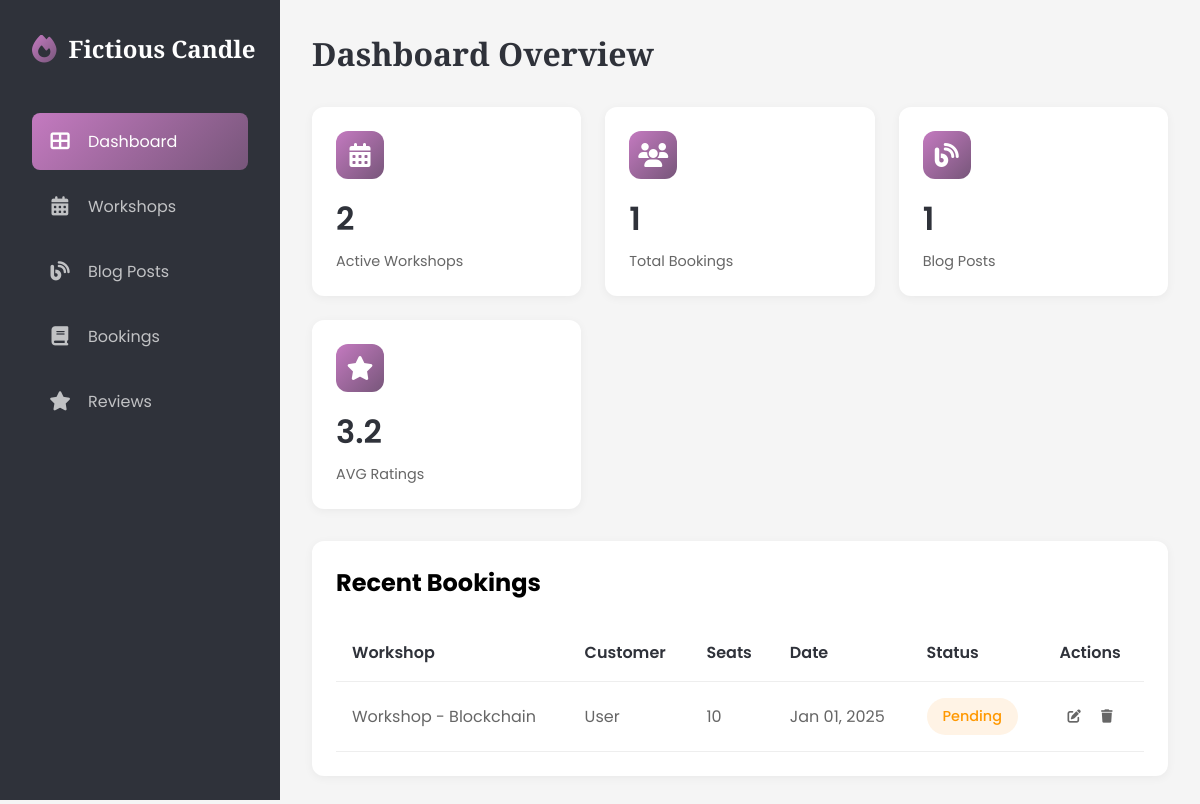
The page /dashboard/ (signed in) on the database its author committed.
### candle/models.py (models this page shows, shortened)
class Booking(models.Model):
    STATUS_CHOICES = [
        ('confirmed', 'Confirmed'),
        ('pending', 'Pending'),
        ('cancelled', 'Cancelled'),
    ]
    user = models.ForeignKey(User, on_delete=models.CASCADE, related_name='bookings', related_query_name='booking')
    workshop = models.ForeignKey(CandleWorkshop, on_delete=models.CASCADE, related_name='bookings', related_query_name='booking')
    booking_date = models.DateTimeField(auto_now_add=True)
    number_of_seats = models.IntegerField()
    status = models.CharField(
        max_length=10,
        choices=STATUS_CHOICES,
        default='pending'
    )
    class Meta:
        ordering = ['-booking_date']

class CandleWorkshop(models.Model):
    title = models.CharField(max_length=255)
    description = models.TextField()
    duration = models.FloatField(
        help_text='Duration of the workshop in hours (e.g., 1.5 for 1.5 hours)'
    )
    thumbnail = models.ImageField(
        upload_to='workshop_thumbnails/',
        null=True,
        blank=True,
        help_text='Featured image for the workshop'
    )
    date = models.DateField()
    time = models.TimeField()
    price = models.DecimalField(max_digits=10, decimal_places=2)
    capacity = models.IntegerField()
    class Meta:
        ordering = ("-date",)

### candle/views.py (the view)
# urls.py: path("",DashboardView.as_view(),name="dashboard")
class DashboardView(LoginRequiredMixin,TemplateView):
    template_name = "candle/dashboard/home.html"
    def get_context_data(self, **kwargs):
        context = super().get_context_data(**kwargs)
        user = self.request.user
        if user.is_superuser:
            context['recent_bookings'] = Booking.objects.all()[:6]
            context['active_workshops'] = CandleWorkshop.objects.count()
            context['total_bookings'] = Booking.objects.count()
            context['total_blog_posts'] = Blogpost.objects.count()
            context['average_rating'] = Review.get_average_rating()
        else:
            context['recent_bookings'] = Booking.objects.filter(user=user)[:6]
            context['total_bookings'] = Booking.objects.filter(user=user).count()
            context['total_blog_posts'] = Blogpost.objects.filter(author=user).count()
            context['average_rating'] = Review.get_average_rating(user=user)
        return context

### candle/context_processors.py (called while the page is built)
def company_info(request):
    config = {
        "latest_blogs":Blogpost.objects.all()[:6],
        "latest_workshops":CandleWorkshop.objects.all()[:6]
    }
    try:
        config.update(Config.objects.first().as_dict())
    except Exception as e:
        pass
    return config

### candle/models.py (called while the page is built)
    def as_dict(self):
        return {
            'site_name': self.site_name or '',
            'site_title': self.site_title or '',
            'site_description': self.site_description or '',
            'facebook_url': self.facebook_url or '',
            'instagram_url': self.instagram_url or '',
            "pinterest_url": self.pinterest_url or ""
        }

    @classmethod
    def get_average_rating(cls, user=None):
        reviews = cls.objects.all()
        if user:
            reviews = reviews.filter(user=user)
        avg_rating = reviews.aggregate(models.Avg('rating'))['rating__avg']
        return round(avg_rating, 1) if avg_rating else 0

### candle/templates/candle/dashboard/home.html (shortened to what this page needs)
{% extends 'candle/dashboard/base.html' %}
{% block content %}
<main class="main-content">
    <div class="page-header">
        <h1 class="page-title">Dashboard Overview</h1>
    </div>
    <div class="dashboard-grid">
        {% if user.is_superuser %}
        <div class="stat-card">
            <div class="stat-header">
                <div class="stat-icon">
                    <i class="fas fa-calendar-alt"></i>
                </div>
            </div>
            <div class="stat-value">{{active_workshops}}</div>
            <div class="stat-label">Active Workshops</div>
        </div>
        {% endif %}
        <div class="stat-card">
            <div class="stat-header">
                <div class="stat-icon">
                    <i class="fas fa-users"></i>
                </div>
            </div>
            <div class="stat-value">{{total_bookings}}</div>
            <div class="stat-label">{% if not user.is_superuser %}My {% endif %}Total Bookings</div>
        </div>
        <div class="stat-card">
            <div class="stat-header">
                <div class="stat-icon">
                    <i class="fas fa-blog"></i>
                </div>
            </div>
            <div class="stat-value">{{total_blog_posts}}</div>
            <div class="stat-label">{% if not user.is_superuser %}My {% endif %} Blog Posts</div>
        </div>
        <div class="stat-card">
            <div class="stat-header">
                <div class="stat-icon">
                    <i class="fas fa-star"></i>
                </div>
            </div>
            <div class="stat-value">{{average_rating}}</div>
            <div class="stat-label">AVG Ratings{% if not user.is_superuser %} I’ve Given{% endif %}</div>
        </div>
    </div>
    <div class="table-container">
        <div class="table-header">
            <h2>Recent Bookings</h2>
        </div>
        {% if not recent_bookings %}
        <div class="empty-state">
            <i class="fas fa-calendar-xmark"></i>
            <p>No Recent Bookings</p>
            <span>New bookings will appear here</span>
        </div>
        {% else %}
        <table>
            <thead>
                <tr>
                    <th>Workshop</th>
                    {% if user.is_superuser %}
                    <th>Customer</th>
                    {% endif %}
                    <th>Seats</th>
                    <th>Date</th>
                    <th>Status</th>
                    <th>Actions</th>
                </tr>
            </thead>
            <tbody>
                {% for booking in recent_bookings %}
                    <tr>
                        <td>{{booking.workshop.title}}</td>
                        {% if user.is_superuser %}
                        <td>{{booking.user.get_full_name|default:"User"}}</td>
                        {% endif %}
                        <td>{{booking.number_of_seats}}</td>
                        <td>{{booking.booking_date|date:"M d, Y"}}</td>
                        <td><span class="status status-{{booking.status}}">{{booking.get_status_display}}</span></td>
                        <td>
                            <button class="action-btn" onclick="openBookingModal({{booking.id}})"><i class="fas fa-edit"></i></button>
                            <form method="post" action="{% url 'candle:delete_bookings' booking.id %}" class="delete-form">
                                <button type="submit" class="action-btn">
                                    <i class="fas fa-trash"></i>
                                </button>
                            </form>
                        </td>
                    </tr>
                {% endfor %}
            </tbody>
        </table>
        {% endif %}
    </div>
</main>
{% endblock content %}

### candle/static/candle/dashboard/main.css (style rules this page uses)
:root { --color-dark: #2F323A; --color-purple: #77567A; --color-magenta: #C47AC0; --color-pink: #E39EC1; --color-light: #DEBAC0; --gradient-primary: linear-gradient(135deg, var(--color-magenta), var(--color-purple)); --gradient-hover: linear-gradient(135deg, var(--color-purple), var(--color-magenta)); }
* { margin: 0; padding: 0; box-sizing: border-box; }
body { font-family: 'Poppins', sans-serif; background-color: #f5f5f5; display: flex; min-height: 100vh; overflow-x: hidden; }
.main-content { flex: 1; margin-left: 280px; padding: 2rem; transition: all 0.3s ease; width: calc(100% - 280px); }
.page-header { display: flex; justify-content: space-between; align-items: center; margin-bottom: 2rem; flex-wrap: wrap; gap: 1rem; }
.page-title { font-family: 'Playfair Display', serif; color: var(--color-dark); font-size: clamp(1.5rem, 4vw, 2rem); }
.dashboard-grid { display: grid; grid-template-columns: repeat(auto-fit, minmax(250px, 1fr)); gap: 1.5rem; margin-bottom: 2rem; }
.stat-card { background: white; padding: 1.5rem; border-radius: 12px; box-shadow: 0 2px 10px rgba(0, 0, 0, 0.05); transition: transform 0.3s ease; }
.stat-header { display: flex; justify-content: space-between; align-items: center; margin-bottom: 1rem; }
.stat-icon { width: 48px; height: 48px; border-radius: 12px; display: flex; align-items: center; justify-content: center; background: var(--gradient-primary); color: white; font-size: 1.5rem; }
.stat-value { font-size: clamp(1.5rem, 3vw, 2rem); font-weight: 600; color: var(--color-dark); margin-bottom: 0.5rem; }
.stat-label { color: #666; font-size: 0.9rem; }
.table-container { background: white; border-radius: 12px; padding: 1.5rem; box-shadow: 0 2px 10px rgba(0, 0, 0, 0.05); margin-bottom: 2rem; overflow-x: auto; }
.table-header { display: flex; justify-content: space-between; align-items: center; margin-bottom: 1.5rem; flex-wrap: wrap; gap: 1rem; }
.table-header h2 { font-size: clamp(1.2rem, 3vw, 1.5rem); }
table { width: 100%; border-collapse: collapse; min-width: 600px; }
th, td { padding: 1rem; text-align: left; border-bottom: 1px solid #eee; }
th { font-weight: 600; color: var(--color-dark); white-space: nowrap; }
td { color: #666; }
.status { padding: 0.5rem 1rem; border-radius: 50px; font-size: 0.9rem; font-weight: 500; display: inline-block; white-space: nowrap; }
.status-pending { background: #fff3e5; color: #ff9800; }
.action-btn { padding: 0.5rem; border: none; background: none; color: #666; cursor: pointer; transition: all 0.3s ease; }
.delete-form { display: inline; }

### rows shown on the page
Booking: workshop "Workshop - Blockchain", user.get_full_name "User", number_of_seats "10", booking_date "Jan 01, 2025", status "Pending"

### other values the page prints
{{ active_workshops }} "2"
{{ total_bookings }} "1"
{{ total_blog_posts }} "1"
{{ average_rating }} "3.2"
